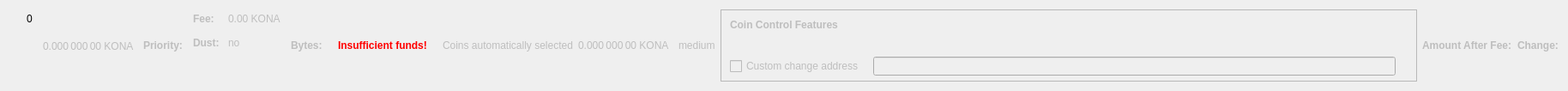
    <widget class="QWidget" name="dummyHideWidget" native="true">
     <property name="maximumSize">
      <size>
       <width>100</width>
       <height>22</height>
      </size>
     </property>
     <layout class="QHBoxLayout" name="dummyHideLayout">
      <item>
       <layout class="QFormLayout" name="formLayoutCoinControl1">
        <property name="horizontalSpacing">
         <number>10</number>
        </property>
        <property name="verticalSpacing">
         <number>14</number>
        </property>
        <property name="leftMargin">
         <number>10</number>
        </property>
        <property name="topMargin">
         <number>4</number>
        </property>
        <property name="rightMargin">
         <number>6</number>
        </property>
        <item row="0" column="1">
         <widget class="QLabel" name="labelCoinControlBytes">
          <property name="cursor">
           <cursorShape>IBeamCursor</cursorShape>
          </property>
          <property name="contextMenuPolicy">
           <enum>Qt::ActionsContextMenu</enum>
          </property>
          <property name="text">
           <string notr="true">0</string>
          </property>
          <property name="textInteractionFlags">
           <set>Qt::LinksAccessibleByMouse|Qt::TextSelectableByKeyboard|Qt::TextSelectableByMouse</set>
          </property>
         </widget>
        </item>
       </layout>
      </item>
      <item>
       <widget class="QLabel" name="labelCoinControlAfterFee">
        <property name="enabled">
         <bool>false</bool>
        </property>
        <property name="sizePolicy">
         <sizepolicy hsizetype="Fixed" vsizetype="Fixed">
          <horstretch>0</horstretch>
          <verstretch>0</verstretch>
         </sizepolicy>
        </property>
        <property name="minimumSize">
         <size>
          <width>111</width>
          <height>12</height>
         </size>
        </property>
        <property name="maximumSize">
         <size>
          <width>111</width>
          <height>12</height>
         </size>
        </property>
        <property name="cursor">
         <cursorShape>IBeamCursor</cursorShape>
        </property>
        <property name="contextMenuPolicy">
         <enum>Qt::ActionsContextMenu</enum>
        </property>
        <property name="text">
         <string notr="true">0.000 000 00 KONA</string>
        </property>
        <property name="textInteractionFlags">
         <set>Qt::LinksAccessibleByMouse|Qt::TextSelectableByKeyboard|Qt::TextSelectableByMouse</set>
        </property>
       </widget>
      </item>
      <item>
       <widget class="QLabel" name="labelCoinControlPriorityText">
        <property name="enabled">
         <bool>false</bool>
        </property>
        <property name="font">
         <font>
          <weight>75</weight>
          <bold>true</bold>
         </font>
        </property>
        <property name="text">
         <string>Priority:</string>
        </property>
       </widget>
      </item>
      <item>
       <layout class="QHBoxLayout" name="horizontalLayout"/>
      </item>
      <item>
       <layout class="QFormLayout" name="formLayoutCoinControl3">
        <property name="horizontalSpacing">
         <number>10</number>
        </property>
        <property name="verticalSpacing">
         <number>14</number>
        </property>
        <property name="leftMargin">
         <number>6</number>
        </property>
        <property name="topMargin">
         <number>4</number>
        </property>
        <property name="rightMargin">
         <number>6</number>
        </property>
        <item row="0" column="0">
         <widget class="QLabel" name="labelCoinControlFeeText">
          <property name="enabled">
           <bool>false</bool>
          </property>
          <property name="font">
           <font>
            <weight>75</weight>
            <bold>true</bold>
           </font>
          </property>
          <property name="text">
           <string>Fee:</string>
          </property>
          <property name="margin">
           <number>0</number>
          </property>
         </widget>
        </item>
        <item row="0" column="1">
         <widget class="QLabel" name="labelCoinControlFee">
          <property name="enabled">
           <bool>false</bool>
          </property>
          <property name="cursor">
           <cursorShape>IBeamCursor</cursorShape>
          </property>
          <property name="contextMenuPolicy">
           <enum>Qt::ActionsContextMenu</enum>
          </property>
          <property name="text">
           <string notr="true">0.00 KONA</string>
          </property>
          <property name="textInteractionFlags">
           <set>Qt::LinksAccessibleByMouse|Qt::TextSelectableByKeyboard|Qt::TextSelectableByMouse</set>
          </property>
         </widget>
        </item>
        <item row="1" column="0">
         <widget class="QLabel" name="labelCoinControlLowOutputText">
          <property name="enabled">
           <bool>false</bool>
          </property>
          <property name="font">
           <font>
            <weight>75</weight>
            <bold>true</bold>
           </font>
          </property>
          <property name="text">
           <string>Dust:</string>
          </property>
         </widget>
        </item>
        <item row="1" column="1">
         <widget class="QLabel" name="labelCoinControlLowOutput">
          <property name="enabled">
           <bool>false</bool>
          </property>
          <property name="cursor">
           <cursorShape>IBeamCursor</cursorShape>
          </property>
          <property name="contextMenuPolicy">
           <enum>Qt::ActionsContextMenu</enum>
          </property>
          <property name="text">
           <string>no</string>
          </property>
          <property name="textInteractionFlags">
           <set>Qt::LinksAccessibleByMouse|Qt::TextSelectableByKeyboard|Qt::TextSelectableByMouse</set>
          </property>
         </widget>
        </item>
       </layout>
      </item>
      <item>
       <widget class="QLabel" name="labelCoinControlBytesText">
        <property name="enabled">
         <bool>false</bool>
        </property>
        <property name="font">
         <font>
          <weight>75</weight>
          <bold>true</bold>
         </font>
        </property>
        <property name="text">
         <string>Bytes:</string>
        </property>
       </widget>
      </item>
      <item>
       <layout class="QFormLayout" name="formLayoutCoinControl2">
        <property name="horizontalSpacing">
         <number>10</number>
        </property>
        <property name="verticalSpacing">
         <number>14</number>
        </property>
        <property name="leftMargin">
         <number>6</number>
        </property>
        <property name="topMargin">
         <number>4</number>
        </property>
        <property name="rightMargin">
         <number>6</number>
        </property>
       </layout>
      </item>
      <item>
       <layout class="QHBoxLayout" name="horizontalLayoutCoinControl2">
        <property name="spacing">
         <number>8</number>
        </property>
        <property name="bottomMargin">
         <number>10</number>
        </property>
       </layout>
      </item>
      <item>
       <widget class="QLabel" name="labelCoinControlInsuffFunds">
        <property name="enabled">
         <bool>false</bool>
        </property>
        <property name="minimumSize">
         <size>
          <width>0</width>
          <height>0</height>
         </size>
        </property>
        <property name="font">
         <font>
          <weight>75</weight>
          <bold>true</bold>
         </font>
        </property>
        <property name="styleSheet">
         <string notr="true">color:red;font-weight:bold;</string>
        </property>
        <property name="text">
         <string>Insufficient funds!</string>
        </property>
        <property name="margin">
         <number>5</number>
        </property>
       </widget>
      </item>
      <item>
       <layout class="QFormLayout" name="formLayoutCoinControl4">
        <property name="horizontalSpacing">
         <number>10</number>
        </property>
        <property name="verticalSpacing">
         <number>14</number>
        </property>
        <property name="leftMargin">
         <number>6</number>
        </property>
        <property name="topMargin">
         <number>4</number>
        </property>
        <property name="rightMargin">
         <number>6</number>
        </property>
       </layout>
      </item>
      <item>
       <widget class="QLabel" name="labelCoinControlAutomaticallySelected">
        <property name="enabled">
         <bool>false</bool>
        </property>
        <property name="sizePolicy">
         <sizepolicy hsizetype="Fixed" vsizetype="Fixed">
          <horstretch>0</horstretch>
          <verstretch>0</verstretch>
         </sizepolicy>
        </property>
        <property name="minimumSize">
         <size>
          <width>0</width>
          <height>0</height>
         </size>
        </property>
        <property name="maximumSize">
         <size>
          <width>240</width>
          <height>16777215</height>
         </size>
        </property>
        <property name="text">
         <string>Coins automatically selected</string>
        </property>
        <property name="margin">
         <number>5</number>
        </property>
       </widget>
      </item>
      <item>
       <widget class="QLabel" name="labelCoinControlChange">
        <property name="enabled">
         <bool>false</bool>
        </property>
        <property name="sizePolicy">
         <sizepolicy hsizetype="Fixed" vsizetype="Fixed">
          <horstretch>0</horstretch>
          <verstretch>0</verstretch>
         </sizepolicy>
        </property>
        <property name="minimumSize">
         <size>
          <width>111</width>
          <height>0</height>
         </size>
        </property>
        <property name="maximumSize">
         <size>
          <width>111</width>
          <height>16777215</height>
         </size>
        </property>
        <property name="cursor">
         <cursorShape>IBeamCursor</cursorShape>
        </property>
        <property name="contextMenuPolicy">
         <enum>Qt::ActionsContextMenu</enum>
        </property>
        <property name="text">
         <string notr="true">0.000 000 00 KONA</string>
        </property>
        <property name="textInteractionFlags">
         <set>Qt::LinksAccessibleByMouse|Qt::TextSelectableByKeyboard|Qt::TextSelectableByMouse</set>
        </property>
       </widget>
      </item>
      <item>
       <widget class="QLabel" name="labelCoinControlPriority">
        <property name="enabled">
         <bool>false</bool>
        </property>
        <property name="cursor">
         <cursorShape>IBeamCursor</cursorShape>
        </property>
        <property name="contextMenuPolicy">
         <enum>Qt::ActionsContextMenu</enum>
        </property>
        <property name="text">
         <string>medium</string>
        </property>
        <property name="textInteractionFlags">
         <set>Qt::LinksAccessibleByMouse|Qt::TextSelectableByKeyboard|Qt::TextSelectableByMouse</set>
        </property>
       </widget>
      </item>
      <item>
       <widget class="QFrame" name="frameCoinControl">
        <property name="sizePolicy">
         <sizepolicy hsizetype="Expanding" vsizetype="Expanding">
          <horstretch>0</horstretch>
          <verstretch>0</verstretch>
         </sizepolicy>
        </property>
        <property name="maximumSize">
         <size>
          <width>16777215</width>
          <height>16777215</height>
         </size>
        </property>
        <property name="frameShape">
         <enum>QFrame::StyledPanel</enum>
        </property>
        <property name="frameShadow">
         <enum>QFrame::Sunken</enum>
        </property>
        <layout class="QVBoxLayout" name="verticalLayoutCoinControl2_2">
         <property name="spacing">
          <number>0</number>
         </property>
         <property name="leftMargin">
          <number>0</number>
         </property>
         <property name="topMargin">
          <number>0</number>
         </property>
         <property name="rightMargin">
          <number>0</number>
         </property>
         <property name="bottomMargin">
          <number>6</number>
         </property>
         <item>
          <layout class="QVBoxLayout" name="verticalLayoutCoinControl" stretch="0,0,0,1">
           <property name="spacing">
            <number>0</number>
           </property>
           <property name="leftMargin">
            <number>10</number>
           </property>
           <property name="topMargin">
            <number>10</number>
           </property>
           <item>
            <layout class="QHBoxLayout" name="horizontalLayoutCoinControl1">
             <property name="bottomMargin">
              <number>15</number>
             </property>
             <item>
              <widget class="QLabel" name="labelCoinControlFeatures">
               <property name="enabled">
                <bool>false</bool>
               </property>
               <property name="sizePolicy">
                <sizepolicy hsizetype="Preferred" vsizetype="Maximum">
                 <horstretch>0</horstretch>
                 <verstretch>0</verstretch>
                </sizepolicy>
               </property>
               <property name="font">
                <font>
                 <weight>75</weight>
                 <bold>true</bold>
                </font>
               </property>
               <property name="styleSheet">
                <string notr="true">font-weight:bold;</string>
               </property>
               <property name="text">
                <string>Coin Control Features</string>
               </property>
              </widget>
             </item>
            </layout>
           </item>
           <item>
            <widget class="QWidget" name="widgetCoinControl" native="true">
             <property name="sizePolicy">
              <sizepolicy hsizetype="Preferred" vsizetype="Preferred">
               <horstretch>0</horstretch>
               <verstretch>0</verstretch>
              </sizepolicy>
             </property>
             <property name="minimumSize">
              <size>
               <width>0</width>
               <height>0</height>
              </size>
             </property>
             <property name="styleSheet">
              <string notr="true"/>
             </property>
             <layout class="QHBoxLayout" name="horizontalLayoutCoinControl5_2">
              <property name="leftMargin">
               <number>0</number>
              </property>
              <property name="topMargin">
               <number>0</number>
              </property>
              <property name="rightMargin">
               <number>0</number>
              </property>
              <property name="bottomMargin">
               <number>0</number>
              </property>
              <item>
               <layout class="QHBoxLayout" name="horizontalLayoutCoinControl3">
                <property name="spacing">
                 <number>20</number>
                </property>
                <property name="topMargin">
                 <number>0</number>
                </property>
                <property name="bottomMargin">
                 <number>10</number>
                </property>
               </layout>
              </item>
             </layout>
            </widget>
           </item>
           <item>
            <layout class="QHBoxLayout" name="horizontalLayoutCoinControl4" stretch="0,0,0">
             <property name="spacing">
              <number>12</number>
             </property>
             <property name="sizeConstraint">
              <enum>QLayout::SetDefaultConstraint</enum>
             </property>
             <property name="topMargin">
              <number>5</number>
             </property>
             <property name="rightMargin">
              <number>5</number>
             </property>
             <item>
              <widget class="QCheckBox" name="checkBoxCoinControlChange">
               <property name="enabled">
                <bool>false</bool>
               </property>
               <property name="toolTip">
                <string>If this is activated, but the change address is empty or invalid, change will be sent to a newly generated address.</string>
               </property>
               <property name="text">
                <string>Custom change address</string>
               </property>
              </widget>
             </item>
             <item>
              <widget class="QValidatedLineEdit" name="lineEditCoinControlChange">
               <property name="enabled">
                <bool>false</bool>
               </property>
               <property name="sizePolicy">
                <sizepolicy hsizetype="Expanding" vsizetype="Fixed">
                 <horstretch>0</horstretch>
                 <verstretch>0</verstretch>
                </sizepolicy>
               </property>
              </widget>
             </item>
             <item>
              <widget class="QLabel" name="labelCoinControlChangeLabel_2">
               <property name="sizePolicy">
                <sizepolicy hsizetype="Preferred" vsizetype="Expanding">
                 <horstretch>0</horstretch>
                 <verstretch>0</verstretch>
                </sizepolicy>
               </property>
               <property name="minimumSize">
                <size>
                 <width>0</width>
                 <height>0</height>
                </size>
               </property>
               <property name="text">
                <string/>
               </property>
               <property name="margin">
                <number>3</number>
               </property>
              </widget>
             </item>
            </layout>
           </item>
           <item>
            <spacer name="verticalSpacerCoinControl">
             <property name="orientation">
              <enum>Qt::Vertical</enum>
             </property>
             <property name="sizeHint" stdset="0">
              <size>
               <width>800</width>
               <height>1</height>
              </size>
             </property>
            </spacer>
           </item>
          </layout>
         </item>
        </layout>
       </widget>
      </item>
      <item>
       <widget class="QLabel" name="labelCoinControlAfterFeeText">
        <property name="enabled">
         <bool>false</bool>
        </property>
        <property name="minimumSize">
         <size>
          <width>0</width>
          <height>0</height>
         </size>
        </property>
        <property name="maximumSize">
         <size>
          <width>16777215</width>
          <height>16777215</height>
         </size>
        </property>
        <property name="font">
         <font>
          <weight>75</weight>
          <bold>true</bold>
         </font>
        </property>
        <property name="text">
         <string>Amount After Fee:</string>
        </property>
        <property name="alignment">
         <set>Qt::AlignLeading|Qt::AlignLeft|Qt::AlignVCenter</set>
        </property>
        <property name="margin">
         <number>0</number>
        </property>
       </widget>
      </item>
      <item>
       <widget class="QLabel" name="labelCoinControlChangeText">
        <property name="enabled">
         <bool>false</bool>
        </property>
        <property name="sizePolicy">
         <sizepolicy hsizetype="Preferred" vsizetype="Preferred">
          <horstretch>0</horstretch>
          <verstretch>0</verstretch>
         </sizepolicy>
        </property>
        <property name="minimumSize">
         <size>
          <width>0</width>
          <height>0</height>
         </size>
        </property>
        <property name="maximumSize">
         <size>
          <width>16777215</width>
          <height>16777215</height>
         </size>
        </property>
        <property name="font">
         <font>
          <weight>75</weight>
          <bold>true</bold>
         </font>
        </property>
        <property name="text">
         <string>Change:</string>
        </property>
        <property name="alignment">
         <set>Qt::AlignLeading|Qt::AlignLeft|Qt::AlignVCenter</set>
        </property>
       </widget>
      </item>
     </layout>
    </widget>
